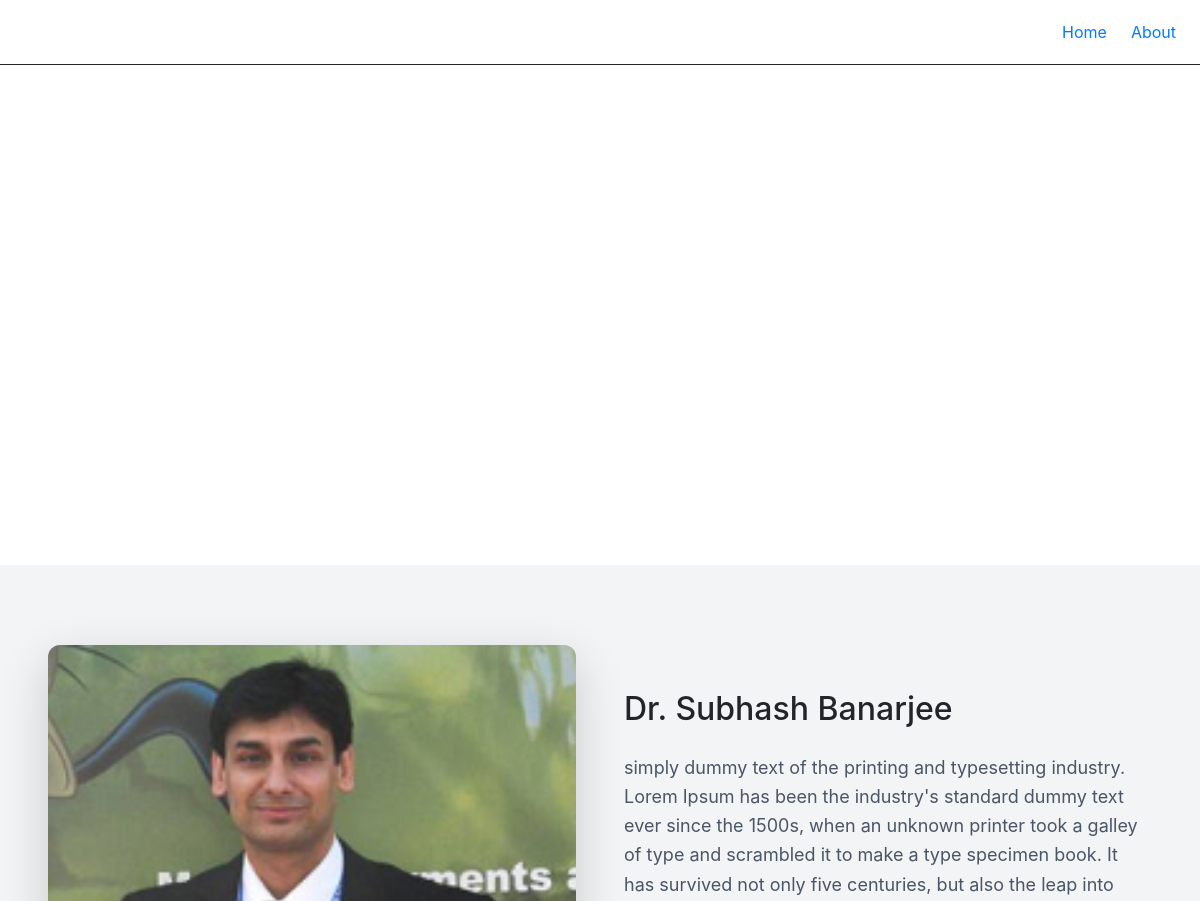
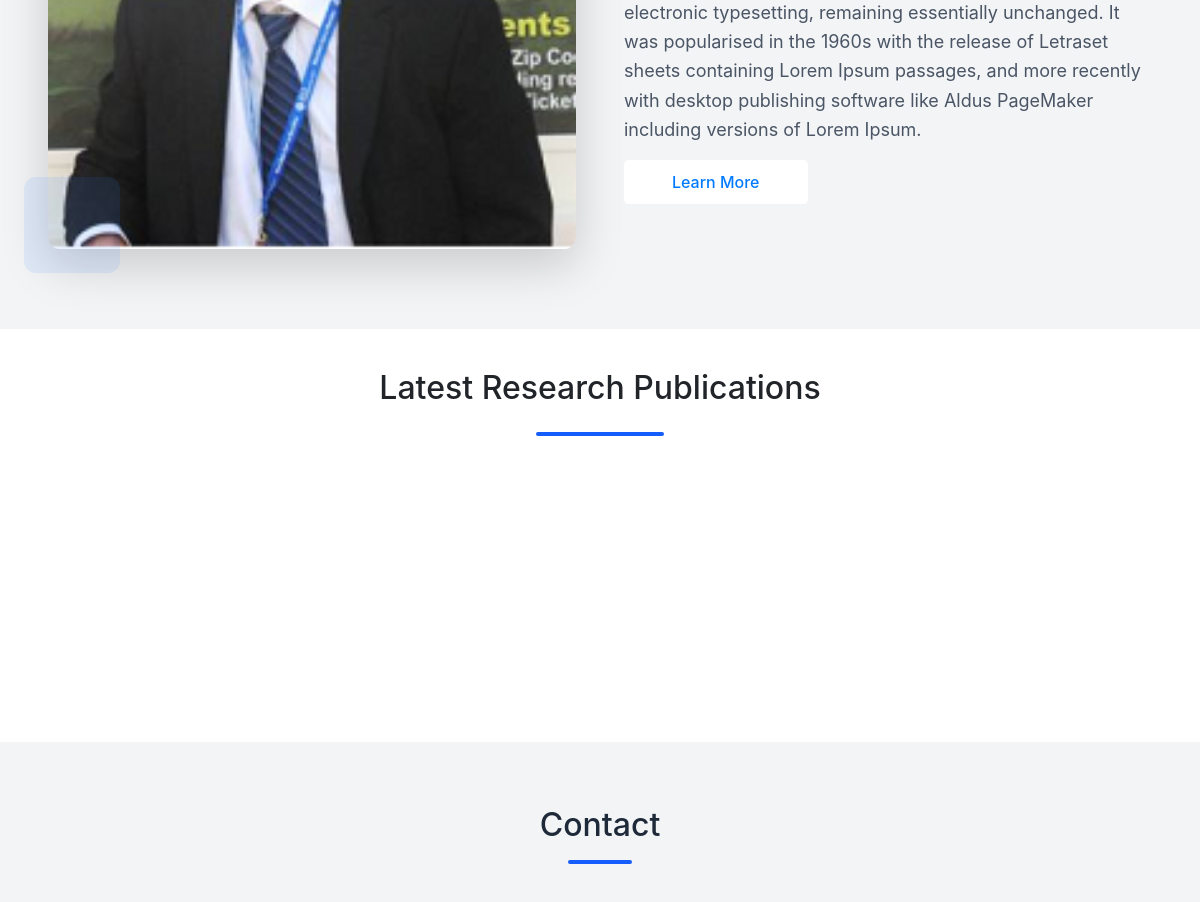
The app's page / (upper part), older data (2 pictures, top to bottom).
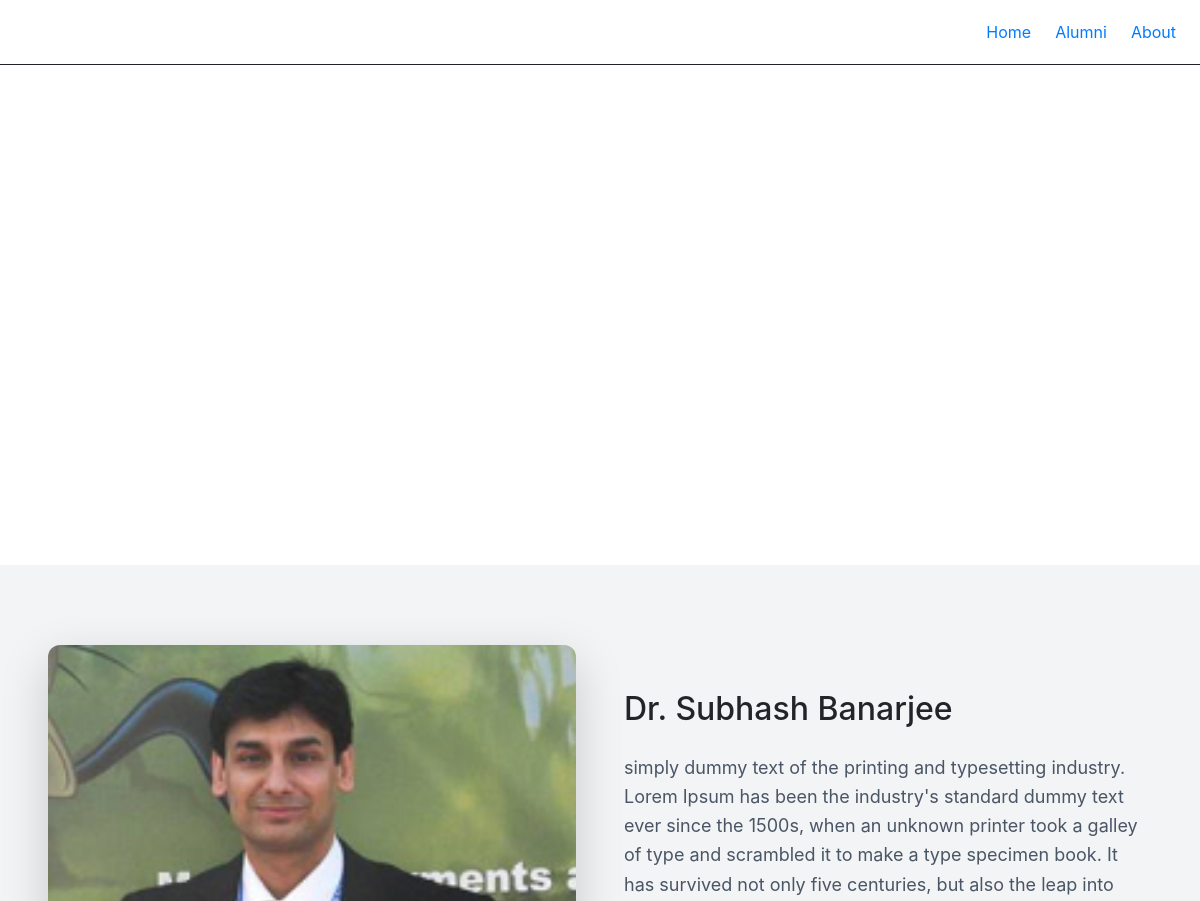
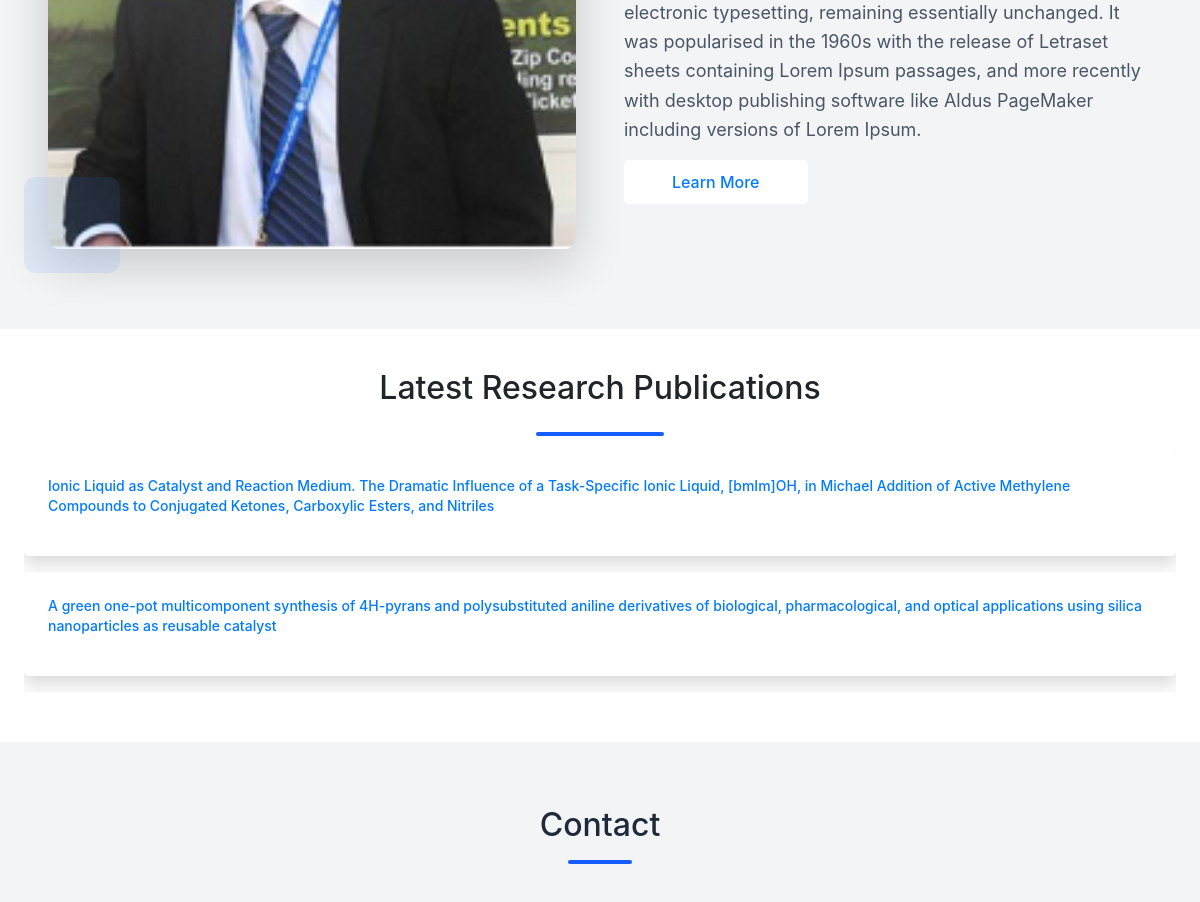
The same page, newer data (2 pictures, top to bottom).
### core/models.py (models this page shows, shortened)
class NavigationItem(models.Model):
    name = models.CharField(max_length=100)
    url = models.CharField(max_length=200)
    order = models.PositiveIntegerField(default=0)
    is_active = models.BooleanField(default=True)
    class Meta:
        ordering = ['order']

### home/models.py (models this page shows, shortened)
class ResearchHighlight(models.Model):
    title = models.CharField(max_length=300)
    link = models.URLField()
    order = models.PositiveIntegerField(default=0)
    class Meta:
        ordering = ['order']

### home/views.py (the view)
# urls.py: path('', home_view, name='home'),
def home_view(request):
    sliders = HeroSlider.objects.filter(is_active=True)
    about = About.load()
    research = ResearchHighlight.objects.all()
    return render(request, 'home/index.html', {
        'sliders': sliders,
        'about': about,
        'research': research,
    })

### core/context_processors.py (called while the page is built)
def global_data(request):
    return {
        'site_settings': SiteSettings.load(),
        'nav_items': NavigationItem.objects.filter(is_active=True),
        'footer': Footer.load(),
    }

### core/models.py (called while the page is built)
    @classmethod
    def load(cls):
        obj, created = cls.objects.get_or_create(pk=1)
        return obj

### home/models.py (called while the page is built)
    @classmethod
    def load(cls):
        obj, created = cls.objects.get_or_create(pk=1)
        return obj

### home/templates/home/index.html (shortened to what this page needs)
{% extends "base.html" %}
{% block content %}
<section class="relative overflow-hidden">
  <div id="slider" class="relative h-[500px]">
  </div>
</section>
<section class="py-12 sm:py-14 lg:py-20 bg-gray-100">
  <div class="max-w-6xl mx-auto px-4 sm:px-6 lg:px-8
              grid grid-cols-1 md:grid-cols-2 gap-8 lg:gap-12 items-center">
    <div class="relative">
      <img src="{{ about.photo.url }}"
           alt="{{ about.heading }}"
           class="w-full h-auto sm:h-80 md:h-[420px] object-contain rounded-xl shadow-lg">
      <div class="hidden md:block absolute -bottom-6 -left-6 w-24 h-24 bg-blue-500/10 rounded-xl"></div>
    </div>
    <div>
      <h2 class="text-2xl sm:text-3xl lg:text-4xl font-bold mb-4 leading-snug">
        {{ about.heading }}
      </h2>
      <p class="text-gray-600 text-sm sm:text-base lg:text-lg leading-relaxed mb-6">
        {{ about.description }}
      </p>
      <a href="/experience"
         class="inline-block bg-white text-gray-600 px-5 py-2.5 rounded-lg text-sm sm:text-base font-medium hover:bg-blue-700 transition">
        Learn More
      </a>
    </div>
  </div>
</section>
<section class="py-10">
  <div class="max-w-6xl mx-auto">
    <h2 class="text-xl font-semibold mb-4 text-center">
      Latest Research Publications
    </h2>
    <div class="w-32 h-1 bg-blue-600 mx-auto mt-3 mb-3 rounded-full"></div>
    <div class="h-[250px] overflow-hidden relative">
      <div id="scrollContainer" class="flex flex-col gap-4 animate-scroll">
        {% for item in research %}
          <a href="{{ item.link }}" target="_blank"
             class="bg-white shadow p-4 rounded-lg hover:shadow-lg transition">
            <p class="text-sm font-medium">
              {{ item.title }}
            </p>
          </a>
        {% endfor %}
      </div>
    </div>
  </div>
</section>
<section class="py-12 lg:py-16 bg-gray-100">
  <div class="max-w-3xl mx-auto px-4 sm:px-6 lg:px-8">
    <div class="text-center mb-10">
      <h2 class="text-2xl sm:text-3xl font-bold text-gray-800">
        Contact
      </h2>
      <div class="w-16 h-1 bg-blue-600 mx-auto mt-3 rounded-full"></div>
    </div>
  </div>
</section>
{% endblock %}

### templates/includes/navbar.html (shortened to what this page needs)
<nav class="bg-white border-b">
  <div class="max-w-7xl mx-auto px-4 sm:px-6 lg:px-8">
    <div class="flex justify-between h-16 items-center">
      <div class="hidden md:flex gap-6">
        {% for item in nav_items %}
          <a href="{{ item.url }}" class="text-gray-700 hover:text-blue-600 transition">
            {{ item.name }}
          </a>
        {% endfor %}
      </div>
    </div>
  </div>
</nav>

Row changes from the older to the newer data that the page shows:
added NavigationItem: name "Alumni"
added ResearchHighlight: title "Ionic Liquid as Catalyst and Reaction Medium. The Dramatic Influence of a Task-Specific Ionic Liquid, [bmIm]OH, in Michael Addition of Active Methylene Compounds to Conjugated Ketones, Carboxylic Esters, and Nitriles"
added ResearchHighlight: title "A green one-pot multicomponent synthesis of 4H-pyrans and polysubstituted aniline derivatives of biological, pharmacological, and optical applications using silica nanoparticles as reusable catalyst"
